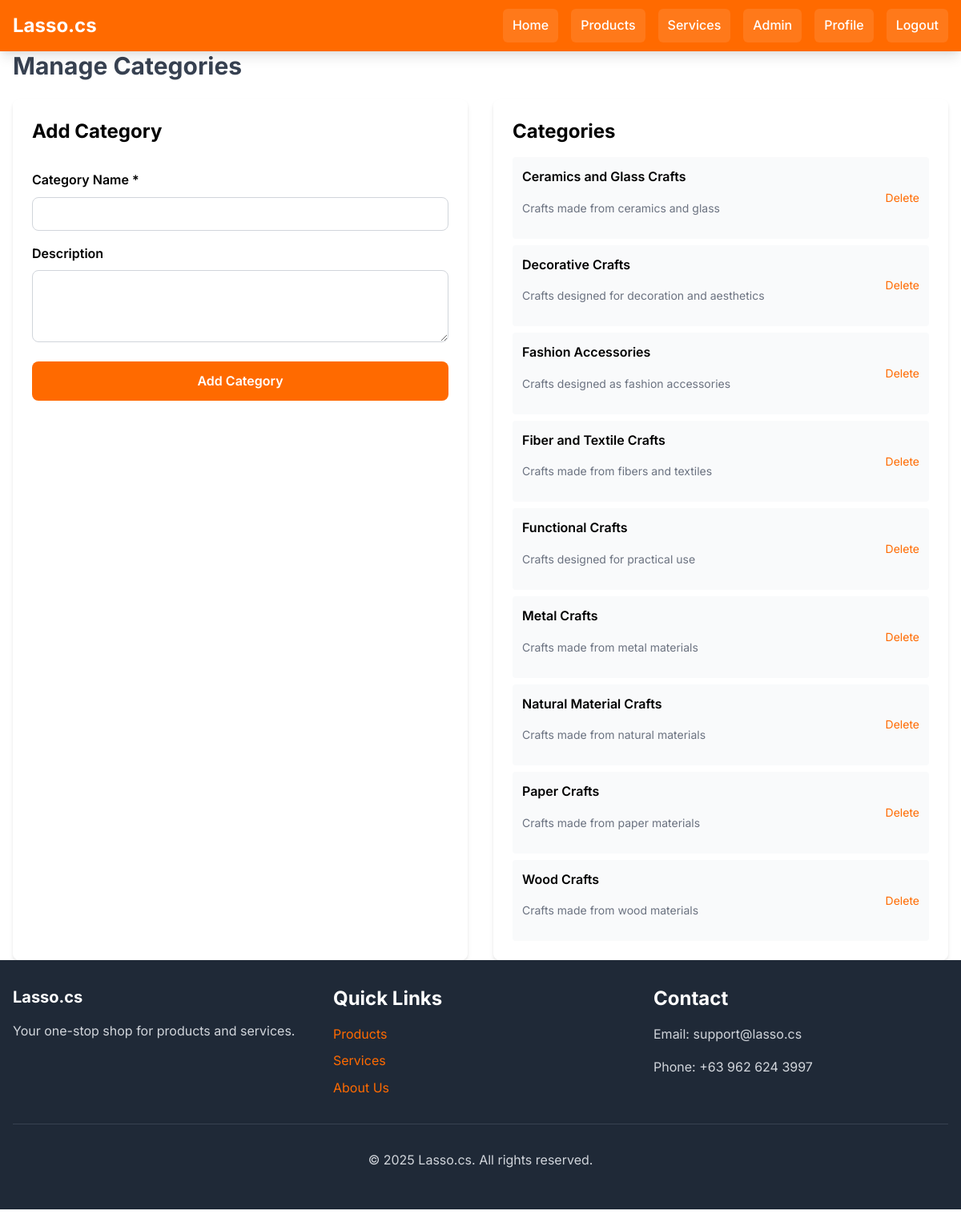
Screenshot of /admin/categories.php (signed in) with the database file from the repository.
### tables this page shows
CREATE TABLE IF NOT EXISTS categories (
    id INT AUTO_INCREMENT PRIMARY KEY,
    name VARCHAR(100) NOT NULL,
    description TEXT,
    created_at TIMESTAMP DEFAULT CURRENT_TIMESTAMP
);

### config/paths.php (called while the page is built, shortened)
<?php
function url($path = '') {
    $path = ltrim($path, '/');
    return BASE_PATH . '/' . $path;
}
?>

### config/auth.php (called while the page is built, shortened)
<?php
require_once __DIR__ . '/paths.php';
function isLoggedIn() {
    return isset($_SESSION['user_id']);
}
function hasRole($role) {
    return isset($_SESSION['user_role']) && $_SESSION['user_role'] === $role;
}
?>

### admin/categories.php (the view, shortened to what this page needs)
<?php
require_once '../config/paths.php';
require_once '../config/auth.php';
$conn = getDBConnection();
$categories_result = $conn->query("SELECT * FROM categories ORDER BY name");
include '../includes/header.php';
?>
<div class="container mx-auto px-4 py-8">
    <h1 class="text-3xl font-bold mb-6 text-gray-800">Manage Categories</h1>
    <div class="grid grid-cols-1 lg:grid-cols-2 gap-8">
        <div class="bg-white rounded-lg shadow-md p-6">
            <h2 class="text-2xl font-bold mb-4">Add Category</h2>
            <form method="POST" class="space-y-4">
                <div>
                    <label class="block font-semibold mb-2">Category Name *</label>
                    <input type="text" name="name" required
                           class="w-full px-4 py-2 border border-gray-300 rounded-lg focus:ring-2 focus:ring-orange-500">
                </div>
                <div>
                    <label class="block font-semibold mb-2">Description</label>
                    <textarea name="description" rows="3"
                              class="w-full px-4 py-2 border border-gray-300 rounded-lg focus:ring-2 focus:ring-orange-500"></textarea>
                </div>
                <button type="submit" class="w-full bg-orange-500 text-white py-3 rounded-lg font-semibold hover:bg-orange-600">
                    Add Category
                </button>
            </form>
        </div>
        <div class="bg-white rounded-lg shadow-md p-6">
            <h2 class="text-2xl font-bold mb-4">Categories</h2>
            <div class="space-y-2">
                <?php while ($cat = $categories_result->fetch_assoc()): ?>
                    <div class="flex justify-between items-center p-3 bg-gray-50 rounded">
                        <div>
                            <p class="font-semibold"><?php echo htmlspecialchars($cat['name']); ?></p>
                            <?php if ($cat['description']): ?>
                                <p class="text-sm text-gray-600"><?php echo htmlspecialchars($cat['description']); ?></p>
                            <?php endif; ?>
                        </div>
                        <a href="/admin/categories.php?delete=<?php echo $cat['id']; ?>"
                           class="text-red-500 hover:underline text-sm"
                           onclick="return confirm('Delete this category?')">Delete</a>
                    </div>
                <?php endwhile; ?>
            </div>
        </div>
    </div>
</div>
<?php
include '../includes/footer.php';
?>

### includes/header.php (shortened to what this page needs)
<!DOCTYPE html>
<html lang="en">
<head>
    <link href="https://cdn.jsdelivr.net/npm/tailwindcss@2.2.19/dist/tailwind.min.css" rel="stylesheet">
    <link rel="stylesheet" href="<?php echo url('assets/css/style.css'); ?>?v=<?php echo time(); ?>">
</head>
<body class="bg-white text-lazada-black">
    <div class="main-content">
    <nav class="shadow-lg nav-lazada" style="background-color: #FF6A00 !important; background: #FF6A00 !important;">
        <div class="container mx-auto px-4">
            <div class="flex items-center justify-between h-16">
                <a href="<?php echo url('index.php'); ?>" class="text-2xl font-bold text-white">Lasso.cs</a>
                <div class="hidden md:flex items-center space-x-4">
                    <a href="<?php echo url('index.php'); ?>" class="text-white nav-link px-3 py-2 rounded">Home</a>
                    <a href="<?php echo url('products.php'); ?>" class="text-white nav-link px-3 py-2 rounded">Products</a>
                    <a href="<?php echo url('services.php'); ?>" class="text-white nav-link px-3 py-2 rounded">Services</a>
                    <?php if (isLoggedIn()): ?>
                        <?php if (hasRole('buyer')): ?>
                            <a href="<?php echo url('cart.php'); ?>" class="text-white nav-link px-3 py-2 rounded">Cart</a>
                            <a href="<?php echo url('orders.php'); ?>" class="text-white nav-link px-3 py-2 rounded">My Orders</a>
                            <a href="<?php echo url('bookings.php'); ?>" class="text-white nav-link px-3 py-2 rounded">My Bookings</a>
                        <?php elseif (hasRole('seller')): ?>
                            <a href="<?php echo url('seller/dashboard.php'); ?>" class="text-white nav-link px-3 py-2 rounded">Dashboard</a>
                        <?php elseif (hasRole('admin')): ?>
                            <a href="<?php echo url('admin/dashboard.php'); ?>" class="text-white nav-link px-3 py-2 rounded">Admin</a>
                        <?php endif; ?>
                        <a href="<?php echo url('profile.php'); ?>" class="text-white nav-link px-3 py-2 rounded">Profile</a>
                        <a href="<?php echo url('logout.php'); ?>" class="text-white nav-link px-3 py-2 rounded">Logout</a>
                    <?php endif; ?>
                </div>
            </div>
        </div>
    </nav>

### includes/footer.php (shortened to what this page needs)
    <footer class="bg-gray-800 text-white py-8" style="background-color: #1f2937 !important;">
        <div class="container mx-auto px-4">
            <div class="grid grid-cols-1 md:grid-cols-3 gap-8">
                <div>
                    <h3 class="text-xl font-bold mb-4">Lasso.cs</h3>
                    <p class="text-gray-400">Your one-stop shop for products and services.</p>
                </div>
                <div>
                    <h4 class="font-bold mb-4">Quick Links</h4>
                    <ul class="space-y-2 text-gray-400">
                        <li><a href="<?php echo function_exists('url') ? url('products.php') : '/products.php'; ?>" class="hover:text-white">Products</a></li>
                        <li><a href="<?php echo function_exists('url') ? url('services.php') : '/services.php'; ?>" class="hover:text-white">Services</a></li>
                        <li><a href="<?php echo function_exists('url') ? url('index.php') : '/index.php'; ?>" class="hover:text-white">About Us</a></li>
                    </ul>
                </div>
                <div>
                    <h4 class="font-bold mb-4">Contact</h4>
                    <p class="text-gray-400">Email: support@lasso.cs</p>
                    <p class="text-gray-400">Phone: +63 962 624 3997</p>
                </div>
            </div>
            <div class="mt-8 pt-8 border-t border-gray-700 text-center text-gray-400">
                <p>&copy; 2025 Lasso.cs. All rights reserved.</p>
            </div>
        </div>
    </footer>
    </div>
</body>
</html>

### assets/css/style.css (style rules this page uses)
:root { --lasso-orange: #FF6A00; --lasso-orange-dark: #E55A00; --lasso-orange-light: #FF8533; --lasso-red: #E31E24; --lasso-black: #000000; --lasso-gray-dark: #1a1a1a; --lasso-gray: #666666; --lasso-gray-light: #f5f5f5; --lasso-green: #28a745; --lasso-yellow: #ffc107; --lasso-white: #ffffff; }
* { font-family: 'Inter', -apple-system, BlinkMacSystemFont, "Segoe UI", Roboto, "Helvetica Neue", Arial, sans-serif; box-sizing: border-box; }
html { height: 100%; }
body { color: var(--lasso-black); background-color: #ffffff; font-size: 16px; line-height: 1.6; margin: 0; padding: 0; min-height: 100vh; display: flex; flex-direction: column; }
.main-content { flex: 1 0 auto; width: 100%; min-height: calc(100vh - 200px); padding-bottom: 2rem; }
h1, h2, h3, h4, h5, h6 { color: var(--lasso-black); font-weight: 600; line-height: 1.3; margin-top: 0; }
h1 { font-size: 2.5rem; }
h2 { font-size: 2rem; }
h3 { font-size: 1.75rem; }
h4 { font-size: 1.5rem; }
p, span, label { color: var(--lasso-black); line-height: 1.6; }
label { color: var(--lasso-black) !important; font-weight: 500; }
p { margin: 0 0 1rem 0; }
input[type="text"], input[type="email"], input[type="password"], input[type="number"], input[type="date"], input[type="time"], textarea, select { color: var(--lasso-black) !important; background-color: #ffffff !important; font-size: 16px; line-height: 1.5; width: 100%; }
input::placeholder, textarea::placeholder { color: #9ca3af !important; opacity: 1; }
.text-white { color: #ffffff !important; }
.nav-lasso a, .nav-link, .nav-lasso .text-white { color: #ffffff !important; }
.text-gray-600, .text-gray-700, .text-gray-800 { color: var(--lasso-gray-dark) !important; }
.container { max-width: 1200px; margin: 0 auto; padding: 0 16px; }
a:not(.nav-link):not(.text-white):not(.hero-lasso *):not(.btn-lasso):not(.btn-lasso-secondary) { color: var(--lasso-orange) !important; text-decoration: none; transition: color 0.2s ease; }
.nav-link { color: #ffffff; background-color: rgba(255, 255, 255, 0.1); transition: all 0.2s ease; border-radius: 6px; font-weight: 500; }
.grid > div { display: flex; flex-direction: column; }
a:not(.nav-link):not(.text-white):not(.hero-lasso *) { color: var(--lasso-orange); text-decoration: none; transition: color 0.2s ease; }
.bg-orange-500, .bg-orange-600, .bg-orange-400 { background-color: var(--lasso-orange) !important; }
.bg-white { background-color: #ffffff !important; }
footer { flex-shrink: 0; width: 100%; margin-top: auto; background-color: #1f2937 !important; padding-top: 2rem; padding-bottom: 2rem; }
footer a { color: #d1d5db !important; transition: color 0.2s ease; }
footer h3, footer h4 { color: #ffffff !important; }
footer p { color: #d1d5db !important; }
footer .text-gray-400 { color: #d1d5db !important; }
footer * { color: inherit; }
body > * { position: relative; }
nav { position: relative; z-index: 100; }
footer { position: relative; z-index: 1; }
.text-gray-400, .text-gray-500, .text-gray-600 { color: #6b7280 !important; }
.text-gray-700, .text-gray-800 { color: #374151 !important; }

### includes/header.php (style rules this page uses)
:root { --lazada-orange: #FF6A00 !important; --lazada-orange-dark: #E55A00 !important; --lazada-orange-light: #FF8533 !important; --lazada-red: #E31E24 !important; --lazada-black: #000000 !important; --lazada-gray: #666666 !important; }
.nav-lazada, nav.nav-lazada, nav[class*="nav-lazada"] { background-color: #FF6A00 !important; background: #FF6A00 !important; }
.bg-orange-500, .bg-orange-600 { background-color: #FF6A00 !important; }

### rows the page displays
categories: name "Ceramics and Glass Crafts", description "Crafts made from ceramics and glass"
categories: name "Decorative Crafts", description "Crafts designed for decoration and aesthetics"
categories: name "Fashion Accessories", description "Crafts designed as fashion accessories"
categories: name "Fiber and Textile Crafts", description "Crafts made from fibers and textiles"
categories: name "Functional Crafts", description "Crafts designed for practical use"
categories: name "Metal Crafts", description "Crafts made from metal materials"
categories: name "Natural Material Crafts", description "Crafts made from natural materials"
categories: name "Paper Crafts", description "Crafts made from paper materials"
categories: name "Wood Crafts", description "Crafts made from wood materials"
